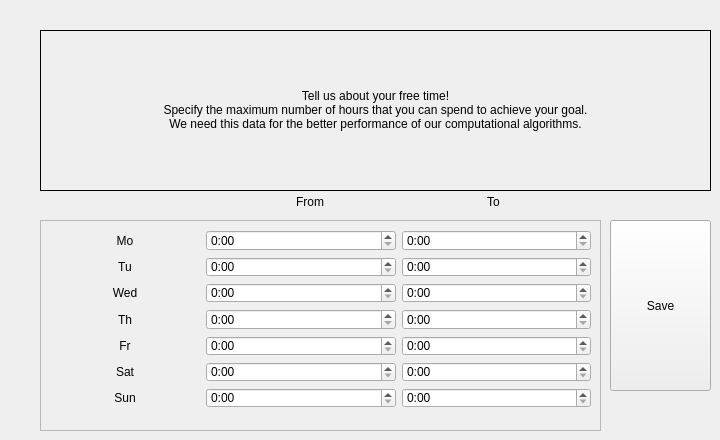
    <widget class="QWidget" name="tab_6">
     <attribute name="title">
      <string>Time management</string>
     </attribute>
     <widget class="QLabel" name="timemanagementDescription_label">
      <property name="geometry">
       <rect>
        <x>40</x>
        <y>30</y>
        <width>671</width>
        <height>161</height>
       </rect>
      </property>
      <property name="frameShape">
       <enum>QFrame::Panel</enum>
      </property>
      <property name="text">
       <string>Tell us about your free time!&lt;br /&gt;Specify the maximum number of hours that you can spend to achieve your goal.&lt;br /&gt;We need this data for the better performance of our computational algorithms.</string>
      </property>
      <property name="alignment">
       <set>Qt::AlignCenter</set>
      </property>
     </widget>
     <widget class="QPushButton" name="timeManagSave_button">
      <property name="geometry">
       <rect>
        <x>610</x>
        <y>220</y>
        <width>101</width>
        <height>171</height>
       </rect>
      </property>
      <property name="minimumSize">
       <size>
        <width>0</width>
        <height>40</height>
       </size>
      </property>
      <property name="text">
       <string>Save</string>
      </property>
     </widget>
     <widget class="QFrame" name="frameTM">
      <property name="geometry">
       <rect>
        <x>40</x>
        <y>220</y>
        <width>561</width>
        <height>211</height>
       </rect>
      </property>
      <property name="frameShape">
       <enum>QFrame::StyledPanel</enum>
      </property>
      <property name="frameShadow">
       <enum>QFrame::Raised</enum>
      </property>
      <widget class="QWidget" name="">
       <property name="geometry">
        <rect>
         <x>10</x>
         <y>10</y>
         <width>541</width>
         <height>178</height>
        </rect>
       </property>
       <layout class="QVBoxLayout" name="verticalLayout_7">
        <item>
         <layout class="QHBoxLayout" name="horizontalLayout_48">
          <item>
           <widget class="QLabel" name="label_2">
            <property name="maximumSize">
             <size>
              <width>150</width>
              <height>16777215</height>
             </size>
            </property>
            <property name="text">
             <string>Mo</string>
            </property>
            <property name="alignment">
             <set>Qt::AlignCenter</set>
            </property>
           </widget>
          </item>
          <item>
           <widget class="QTimeEdit" name="timeFrom_1">
            <property name="frame">
             <bool>true</bool>
            </property>
            <property name="displayFormat">
             <string>h:mm</string>
            </property>
           </widget>
          </item>
          <item>
           <widget class="QTimeEdit" name="timeTo_1">
            <property name="frame">
             <bool>true</bool>
            </property>
            <property name="displayFormat">
             <string>h:mm</string>
            </property>
           </widget>
          </item>
         </layout>
        </item>
        <item>
         <layout class="QHBoxLayout" name="horizontalLayout_49">
          <item>
           <widget class="QLabel" name="label_3">
            <property name="maximumSize">
             <size>
              <width>150</width>
              <height>16777215</height>
             </size>
            </property>
            <property name="text">
             <string>Tu</string>
            </property>
            <property name="alignment">
             <set>Qt::AlignCenter</set>
            </property>
           </widget>
          </item>
          <item>
           <widget class="QTimeEdit" name="timeFrom_2">
            <property name="frame">
             <bool>true</bool>
            </property>
            <property name="displayFormat">
             <string>h:mm</string>
            </property>
           </widget>
          </item>
          <item>
           <widget class="QTimeEdit" name="timeTo_2">
            <property name="frame">
             <bool>true</bool>
            </property>
            <property name="displayFormat">
             <string>h:mm</string>
            </property>
           </widget>
          </item>
         </layout>
        </item>
        <item>
         <layout class="QHBoxLayout" name="horizontalLayout_50">
          <item>
           <widget class="QLabel" name="label_4">
            <property name="maximumSize">
             <size>
              <width>150</width>
              <height>16777215</height>
             </size>
            </property>
            <property name="text">
             <string>Wed</string>
            </property>
            <property name="alignment">
             <set>Qt::AlignCenter</set>
            </property>
           </widget>
          </item>
          <item>
           <widget class="QTimeEdit" name="timeFrom_3">
            <property name="frame">
             <bool>true</bool>
            </property>
            <property name="displayFormat">
             <string>h:mm</string>
            </property>
           </widget>
          </item>
          <item>
           <widget class="QTimeEdit" name="timeTo_3">
            <property name="frame">
             <bool>true</bool>
            </property>
            <property name="displayFormat">
             <string>h:mm</string>
            </property>
           </widget>
          </item>
         </layout>
        </item>
        <item>
         <layout class="QHBoxLayout" name="horizontalLayout_51">
          <item>
           <widget class="QLabel" name="label_9">
            <property name="maximumSize">
             <size>
              <width>150</width>
              <height>16777215</height>
             </size>
            </property>
            <property name="text">
             <string>Th</string>
            </property>
            <property name="alignment">
             <set>Qt::AlignCenter</set>
            </property>
           </widget>
          </item>
          <item>
           <widget class="QTimeEdit" name="timeFrom_4">
            <property name="frame">
             <bool>true</bool>
            </property>
            <property name="displayFormat">
             <string>h:mm</string>
            </property>
           </widget>
          </item>
          <item>
           <widget class="QTimeEdit" name="timeTo_4">
            <property name="frame">
             <bool>true</bool>
            </property>
            <property name="displayFormat">
             <string>h:mm</string>
            </property>
           </widget>
          </item>
         </layout>
        </item>
        <item>
         <layout class="QHBoxLayout" name="horizontalLayout_52">
          <item>
           <widget class="QLabel" name="label_11">
            <property name="maximumSize">
             <size>
              <width>150</width>
              <height>16777215</height>
             </size>
            </property>
            <property name="text">
             <string>Fr</string>
            </property>
            <property name="alignment">
             <set>Qt::AlignCenter</set>
            </property>
           </widget>
          </item>
          <item>
           <widget class="QTimeEdit" name="timeFrom_5">
            <property name="frame">
             <bool>true</bool>
            </property>
            <property name="displayFormat">
             <string>h:mm</string>
            </property>
           </widget>
          </item>
          <item>
           <widget class="QTimeEdit" name="timeTo_5">
            <property name="frame">
             <bool>true</bool>
            </property>
            <property name="displayFormat">
             <string>h:mm</string>
            </property>
           </widget>
          </item>
         </layout>
        </item>
        <item>
         <layout class="QHBoxLayout" name="horizontalLayout_53">
          <item>
           <widget class="QLabel" name="label_12">
            <property name="maximumSize">
             <size>
              <width>150</width>
              <height>16777215</height>
             </size>
            </property>
            <property name="text">
             <string>Sat</string>
            </property>
            <property name="alignment">
             <set>Qt::AlignCenter</set>
            </property>
           </widget>
          </item>
          <item>
           <widget class="QTimeEdit" name="timeFrom_6">
            <property name="frame">
             <bool>true</bool>
            </property>
            <property name="displayFormat">
             <string>h:mm</string>
            </property>
           </widget>
          </item>
          <item>
           <widget class="QTimeEdit" name="timeTo_6">
            <property name="frame">
             <bool>true</bool>
            </property>
            <property name="displayFormat">
             <string>h:mm</string>
            </property>
           </widget>
          </item>
         </layout>
        </item>
        <item>
         <layout class="QHBoxLayout" name="horizontalLayout_54">
          <item>
           <widget class="QLabel" name="label_10">
            <property name="maximumSize">
             <size>
              <width>150</width>
              <height>16777215</height>
             </size>
            </property>
            <property name="text">
             <string>Sun</string>
            </property>
            <property name="alignment">
             <set>Qt::AlignCenter</set>
            </property>
           </widget>
          </item>
          <item>
           <widget class="QTimeEdit" name="timeFrom_7">
            <property name="frame">
             <bool>true</bool>
            </property>
            <property name="displayFormat">
             <string>h:mm</string>
            </property>
           </widget>
          </item>
          <item>
           <widget class="QTimeEdit" name="timeTo_7">
            <property name="frame">
             <bool>true</bool>
            </property>
            <property name="displayFormat">
             <string>h:mm</string>
            </property>
           </widget>
          </item>
         </layout>
        </item>
       </layout>
      </widget>
     </widget>
     <widget class="QWidget" name="">
      <property name="geometry">
       <rect>
        <x>41</x>
        <y>191</y>
        <width>541</width>
        <height>22</height>
       </rect>
      </property>
      <layout class="QHBoxLayout" name="horizontalLayout_55">
       <item>
        <spacer name="horizontalSpacer_100">
         <property name="orientation">
          <enum>Qt::Horizontal</enum>
         </property>
         <property name="sizeType">
          <enum>QSizePolicy::Fixed</enum>
         </property>
         <property name="sizeHint" stdset="0">
          <size>
           <width>180</width>
           <height>20</height>
          </size>
         </property>
        </spacer>
       </item>
       <item>
        <widget class="QLabel" name="from_label">
         <property name="text">
          <string>From</string>
         </property>
         <property name="alignment">
          <set>Qt::AlignCenter</set>
         </property>
        </widget>
       </item>
       <item>
        <widget class="QLabel" name="to_label">
         <property name="text">
          <string>To</string>
         </property>
         <property name="alignment">
          <set>Qt::AlignCenter</set>
         </property>
        </widget>
       </item>
      </layout>
     </widget>
    </widget>
